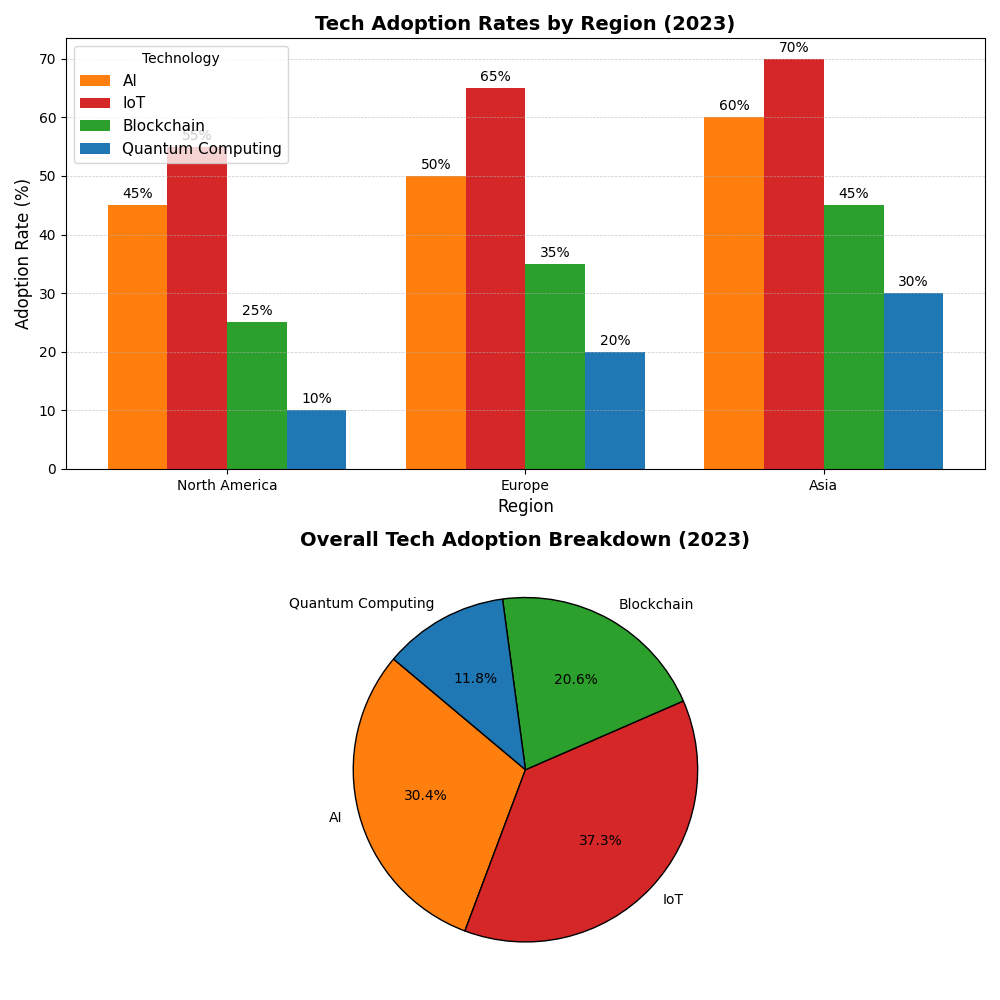

Write the Python code that produced this figure.
import matplotlib.pyplot as plt
import numpy as np

regions = ['North America', 'Europe', 'Asia']
AI_adoption_rate = [45, 50, 60]
IoT_adoption_rate = [55, 65, 70]
Blockchain_adoption_rate = [25, 35, 45]
Quantum_adoption_rate = [10, 20, 30]

adoption_data = np.array([AI_adoption_rate, IoT_adoption_rate, Blockchain_adoption_rate, Quantum_adoption_rate])
technologies = ['AI', 'IoT', 'Blockchain', 'Quantum Computing']

fig, (ax1, ax2) = plt.subplots(2, 1, figsize=(10, 10))

x = np.arange(len(regions))
width = 0.2
# Manually shuffled colors
colors = ['#ff7f0e', '#d62728', '#2ca02c', '#1f77b4']

for i in range(len(adoption_data)):
    ax1.bar(x + i * width, adoption_data[i], width, label=technologies[i], color=colors[i])

ax1.set_title('Tech Adoption Rates by Region (2023)', fontsize=14, fontweight='bold')
ax1.set_xlabel('Region', fontsize=12)
ax1.set_ylabel('Adoption Rate (%)', fontsize=12)
ax1.set_xticks(x + width * 1.5)
ax1.set_xticklabels(regions)
ax1.legend(title='Technology', fontsize=11, loc='upper left')
ax1.yaxis.grid(True, linestyle='--', linewidth=0.5, alpha=0.7)

for i in range(len(adoption_data)):
    for j in range(len(regions)):
        ax1.annotate(f'{adoption_data[i, j]}%',
                     xy=(x[j] + i * width, adoption_data[i, j]),
                     xytext=(0, 3),
                     textcoords='offset points',
                     ha='center', va='bottom', fontsize=10)

total_adoption = np.sum(adoption_data, axis=1)
ax2.pie(total_adoption, labels=technologies, colors=colors, autopct='%1.1f%%', startangle=140,
        wedgeprops={'edgecolor': 'black', 'linewidth': 1})

ax2.set_title('Overall Tech Adoption Breakdown (2023)', fontsize=14, fontweight='bold')

plt.tight_layout()
plt.show()
